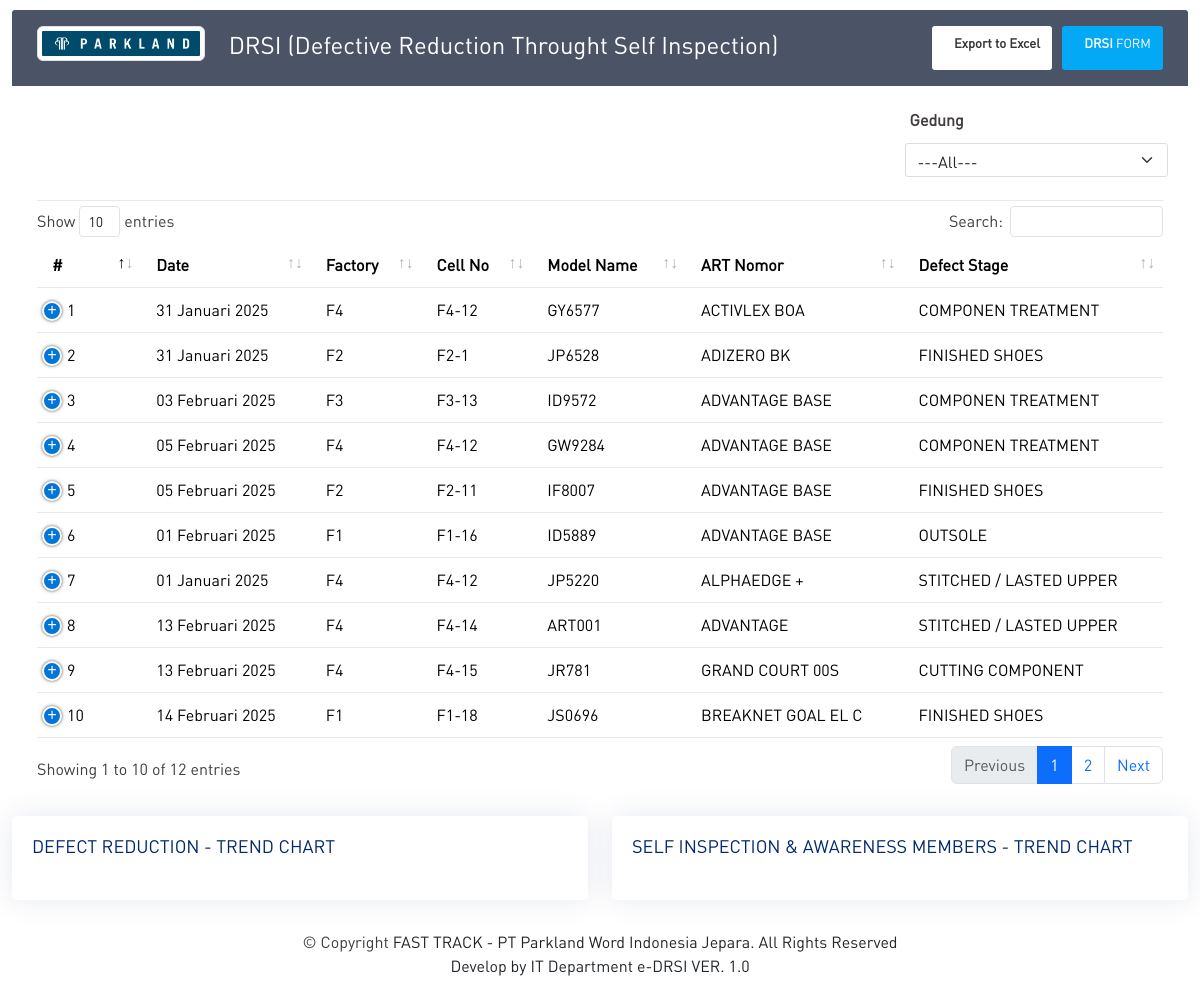
The page / on the database its author committed.
### tables this page shows
CREATE TABLE `tbl_finding`  (
  `id_finding` int NOT NULL AUTO_INCREMENT,
  `date` date NULL DEFAULT NULL,
  `gedung` varchar(255) NULL DEFAULT NULL,
  `cell` varchar(255) NULL DEFAULT NULL,
  `artikel` varchar(255) NULL DEFAULT NULL,
  `model` varchar(255) NULL DEFAULT NULL,
  `defect_stage` varchar(255) NULL DEFAULT NULL,
  `defect_name` varchar(255) NULL DEFAULT NULL,
  `defect_name2` varchar(255) NULL DEFAULT NULL,
  `picture` varchar(255) NULL DEFAULT NULL,
  `pairs` varchar(255) NULL DEFAULT NULL,
  `defect_source` varchar(255) NULL DEFAULT NULL,
  `self_inspect` varchar(255) NULL DEFAULT NULL,
  `who_defect_go` text NULL,
  `count` int NULL DEFAULT NULL,
  `defect_area` varchar(255) NULL DEFAULT NULL,
  `who_stop_defect` varchar(255) NULL DEFAULT NULL,
  `count2` int NULL DEFAULT NULL,
  `remark` text NULL,
  PRIMARY KEY (`id_finding`) USING BTREE
);

CREATE TABLE `tbl_defect`  (
  `id_defect` char(5) NOT NULL,
  `nama_defect` varchar(255) NULL DEFAULT NULL,
  PRIMARY KEY (`id_defect`) USING BTREE
);

### application/modules/dashboard/controllers/Dashboard.php (called while the page is built, shortened)
<?php
class Dashboard extends CI_Controller
{
	public function __construct()
	{
		$this->load->model('M_dashboard');
		$this->load->helper('tgl_indo');
	}
	public function DisplayFinding()
	{
		$bulan = date("m", strtotime(date("Y-m-d")));
		$tahun = date("Y", strtotime(date("Y-m-d")));
		$data = [
			'bulan'     => $bulan,
			'tahun'     => $tahun,
			'gedung' 	=> $this->M_dashboard->get_gedung(),
			'dashboard' => $this->M_dashboard->dashboard(),
		];
		$this->load->view('part/header');
		$this->load->view('Display_Finding', $data);
		$this->load->view('part/_js');
	}
}

### index.php (called while the page is built, shortened)
<?php
require_once BASEPATH.'core/CodeIgniter.php';

### application/modules/dashboard/models/M_dashboard.php (called while the page is built, shortened)
<?php
class M_dashboard extends CI_Model
{
	function dashboard()
	{
		$this->db->select('*');
		$this->db->from('tbl_finding');
		$this->db->join('tbl_defect_sub_class', 'tbl_finding.defect_name2 = tbl_defect_sub_class.id_defect_sub_class', 'left');
		$this->db->join('tbl_defect', 'tbl_finding.defect_stage = tbl_defect.id_defect', 'left');
		$dataDashboard = $this->db->get()->result();
		return $dataDashboard;
	}
}

### application/helpers/tgl_indo_helper.php (called while the page is built, shortened)
<?php if (! defined('BASEPATH')) exit('No direct script access allowed');
if (! function_exists('tgl_indo')) {
	function date_indo($tgl)
	{
		$ubah = gmdate($tgl, time() + 60 * 60 * 8);
		$pecah = explode("-", $ubah);
		$tanggal = $pecah[2];
		$bulan = bulan($pecah[1]);
		$tahun = $pecah[0];
		return $tanggal . ' ' . $bulan . ' ' . $tahun;
	}
}
if (! function_exists('bulan')) {
	function bulan($bln)
	{
		switch ($bln) {
			case 1:
				return "Januari";
				break;
			case 2:
				return "Februari";
				break;
		}
	}
}

### application/views/Display_Finding.php (the view, shortened to what this page needs)
<div class="container-fluid">
	<div class="table-responsive">
		<div class="table-wrapper">
			<div class="table-title">
				<div class="row">
					<div class="col-sm-2">
						<img class="img-thumbnail" src="<?= base_url('') ?>assets/img/5.jpeg" width="250" height="250" alt="">
					</div>
					<div class="col-sm-6">
						<h2> DRSI (Defective Reduction Throught Self Inspection)</h2>
					</div>
					<div class="col-sm-4">
						<button class="btn btn-primary" onclick="submitForm()"><i class="material-icons">&#xE863;</i> <span><b>DRSI</b> FORM</span></button>
						<button class="btn btn-secondary" onclick="trackingDrsi(this)"><i class="material-icons">&#xE24D;</i> <span><b>Export to Excel</b></span></button>
					</div>
				</div>
			</div>
			<div class="table-filter">
				<div class="row mb-6">
					<div class="col-sm-3 mb-2">
					</div>
					<div class="col-sm-3 mb-2">
					</div>
					<div class="col-sm-3 mb-2">
					</div>
					<div class="col-sm-3 mb-2 float-end">
						<label for="gedung" class="col-sm-2 col-form-label mb-1"><b>Gedung</b></label>
						<select name="gedung" id="filter_gedung" class=" form-select col-sm-2 form-control">
							<option value='all'>---All---</option>
						</select>
					</div>
				</div>
			</div>
			<table id="tbl_display" class="table table-hover table-responsive-lg display responsive nowrap" width="100%">
				<thead>
					<tr>
						<th>#</th>
						<th>Date</th>
						<th>Factory</th>
						<th>Cell No</th>
						<th>Model Name</th>
						<th>ART Nomor</th>
						<th>Defect Stage</th>
					</tr>
				</thead>
				<tbody>
					<tr>
						<?php
						$no = 1;
						foreach ($dashboard as $data) {
						?>
							<td><?= $no++; ?></td>
							<td><?= date_indo($data->date); ?></td>
							<td><?= $data->gedung; ?></td>
							<td><?= $data->cell; ?></td>
							<td><?= $data->artikel; ?></td>
							<td><?= $data->model; ?></td>
							<td><?= $data->nama_defect; ?></td>
					</tr>
				<?php
						}
				?>
				</tbody>
			</table>
		</div>
	</div>
	<div class="row">
		<div class="col-lg-6">
			<div class="card">
				<div class="card-body">
					<h5 class="card-title text-bold">DEFECT REDUCTION - TREND CHART</h5>
				</div>
			</div>
		</div>
		<div class="col-lg-6">
			<div class="card">
				<div class="card-body">
					<h5 class="card-title">SELF INSPECTION & AWARENESS MEMBERS - TREND CHART</h5>
				</div>
			</div>
		</div>
	</div>
	<div class="credits text-center">
		<div class="copyright">
			&copy; Copyright <span class="text-center text-dark">FAST TRACK - PT Parkland Word Indonesia Jepara. All Rights Reserved </span>
		</div>
		<div class="credits">
			<p class="text-dark">Develop by IT Department e-DRSI VER. 1.0</a></p>
		</div>
	</div>
</div>

### assets/css/style.css (style rules this page uses)
h1, h2, h3, h4, h5, h6 { font-family: "Nunito", sans-serif; }
.card { margin-bottom: 30px; border: none; border-radius: 5px; box-shadow: 0px 0 30px rgba(1, 41, 112, 0.1); }
.card-title { padding: 20px 0 15px 0; font-size: 18px; font-weight: 500; color: #012970; font-family: "Poppins", sans-serif; }
.card-body { padding: 0 20px 20px 20px; }

### assets/css/mycss.css (style rules this page uses)
div { font-family: AdiHaus; }
h1, h2, h3, h4, h5, h6 { font-family: AdiHaus!important; }
.card { border-radius: none !important; }

### application/views/Display_Finding.php (style rules this page uses)
.container-fluid { max-width: auto; }
.table-responsive { margin: 10px 0; }
.table-wrapper { min-width: 1024px; background: #fff; padding: 20px 25px; border-radius: 3px; box-shadow: 0 1px 1px rgba(0, 0, 0, .05); }
.table-wrapper .btn { float: right; color: #333; background-color: #fff; border-radius: 3px; border: none; outline: none !important; margin-left: 10px; }
.table-wrapper .btn.btn-primary { color: #fff; background: #03A9F4; }
.table-title .btn { font-size: 13px; border: none; }
.table-title .btn i { float: left; font-size: 21px; margin-right: 5px; }
.table-title .btn span { float: left; margin-top: 2px; }
.table-title { color: #fff; background: #4b5366; padding: 16px 25px; margin: -20px -25px 10px; border-radius: 3px 3px 0 0; }
.table-title h2 { margin: 5px 0 0; font-size: 24px; }
.table-filter input, .table-filter select { height: 34px; border-radius: 3px; border-color: #ddd; box-shadow: none; }
.table-filter { padding: 5px 0 15px; border-bottom: 1px solid #e9e9e9; margin-bottom: 5px; }
.table-filter label { font-weight: normal; margin-left: 10px; }
.table-filter select, .table-filter input { display: inline-block; margin-left: 5px; }
table.table tr th, table.table tr td { border-color: #e9e9e9; padding: 12px 15px; vertical-align: middle; }
table.table tr th:first-child { width: 60px; }

### rows shown on the page
tbl_finding: date "31 Januari 2025", gedung "F4", cell "F4-12", artikel "GY6577", model "ACTIVLEX BOA", tbl_defect.nama_defect "COMPONEN TREATMENT"
tbl_finding: date "31 Januari 2025", gedung "F2", cell "F2-1", artikel "JP6528", model "ADIZERO BK", tbl_defect.nama_defect "FINISHED SHOES"
tbl_finding: date "03 Februari 2025", gedung "F3", cell "F3-13", artikel "ID9572", model "ADVANTAGE BASE", tbl_defect.nama_defect "COMPONEN TREATMENT"
tbl_finding: date "05 Februari 2025", gedung "F4", cell "F4-12", artikel "GW9284", model "ADVANTAGE BASE", tbl_defect.nama_defect "COMPONEN TREATMENT"
tbl_finding: date "05 Februari 2025", gedung "F2", cell "F2-11", artikel "IF8007", model "ADVANTAGE BASE", tbl_defect.nama_defect "FINISHED SHOES"
tbl_finding: date "01 Februari 2025", gedung "F1", cell "F1-16", artikel "ID5889", model "ADVANTAGE BASE", tbl_defect.nama_defect "OUTSOLE"
tbl_finding: date "01 Januari 2025", gedung "F4", cell "F4-12", artikel "JP5220", model "ALPHAEDGE +", tbl_defect.nama_defect "STITCHED / LASTED UPPER"
tbl_finding: date "13 Februari 2025", gedung "F4", cell "F4-14", artikel "ART001", model "ADVANTAGE", tbl_defect.nama_defect "STITCHED / LASTED UPPER"
tbl_finding: date "13 Februari 2025", gedung "F4", cell "F4-15", artikel "JR781", model "GRAND COURT 00S", tbl_defect.nama_defect "CUTTING COMPONENT"
tbl_finding: date "14 Februari 2025", gedung "F1", cell "F1-18", artikel "JS0696", model "BREAKNET GOAL EL C", tbl_defect.nama_defect "FINISHED SHOES"
